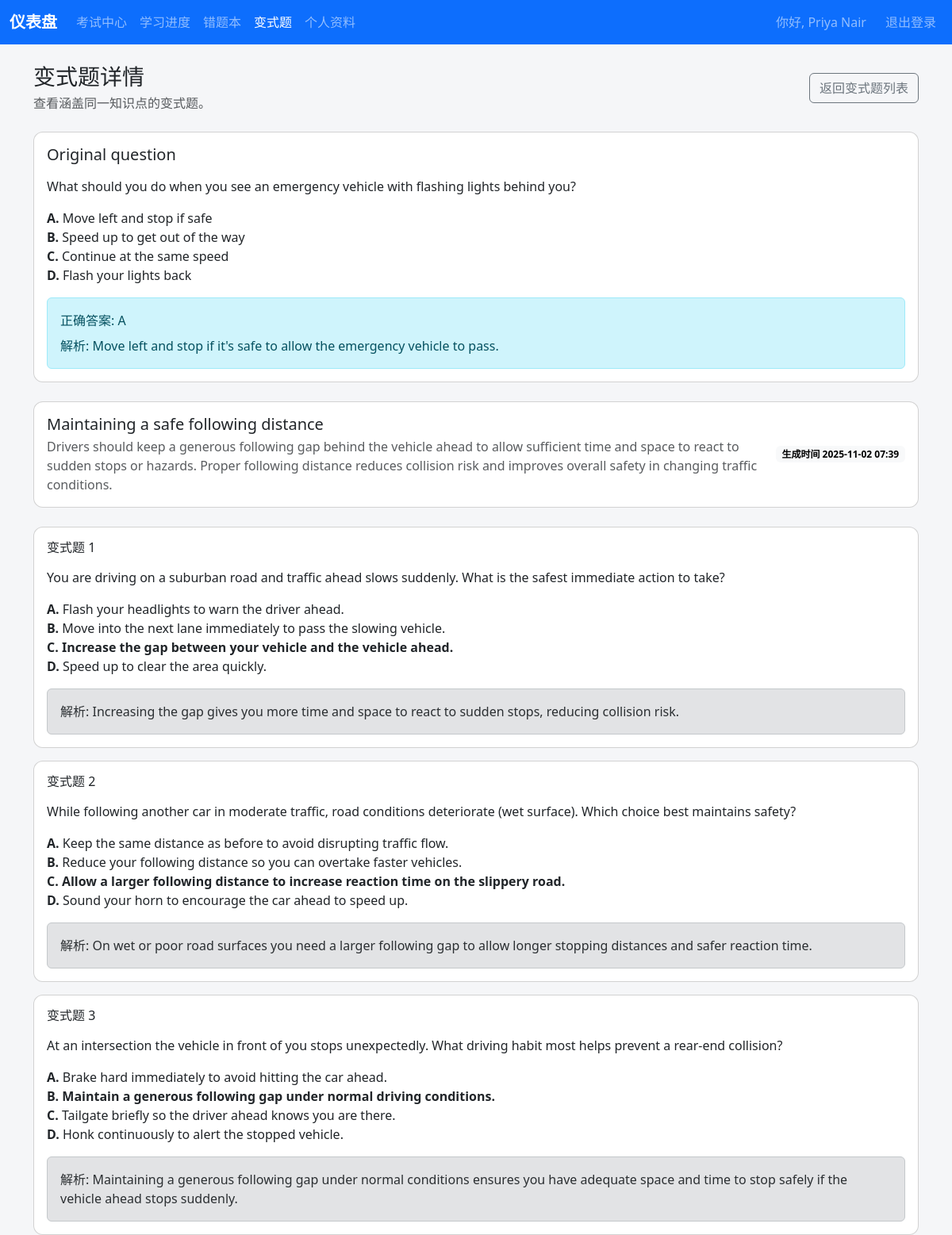
/student/variant?question=8 (signed in), run on the app's committed database.
### app/models.py (models this page shows, shortened)
class Student(UserMixin, db.Model):
    __tablename__ = "students"
    id = db.Column(db.Integer, primary_key=True)
    name = db.Column(db.String(120), nullable=False)
    email = db.Column(db.String(120), unique=True)
    mobile_number = db.Column(db.String(20), unique=True, nullable=False)
    password_hash = db.Column(db.String(255), nullable=False)
    state = db.Column(db.String(10), nullable=False)
    preferred_language = db.Column(db.String(20), nullable=False, default="ENGLISH")
    target_exam_date = db.Column(Date)
    avatar_url = db.Column(db.String(500))
    notification_push_enabled = db.Column(Boolean, nullable=False, default=True)
    notification_email_enabled = db.Column(Boolean, nullable=False, default=True)
    profile_version = db.Column(db.Integer, nullable=False, default=1)
    profile_updated_at = db.Column(
        db.DateTime, default=datetime.utcnow, onupdate=datetime.utcnow, nullable=False
    )
    last_login_at = db.Column(db.DateTime)
    assigned_coach_id = db.Column(db.Integer, db.ForeignKey("coaches.id"))
    coach = db.relationship("Coach", back_populates="students")
    mock_exam_summaries = db.relationship(
        "MockExamSummary", back_populates="student", cascade="all, delete-orphan"
    )
    bookings = db.relationship("Appointment", back_populates="student")
    exam_sessions = db.relationship(
        "StudentExamSession", back_populates="student", cascade="all, delete-orphan"
    )
    question_attempts = db.relationship(
        "QuestionAttempt", back_populates="student", cascade="all, delete-orphan"
    )
    notebook_entries = db.relationship(
        "NotebookEntry", back_populates="student", cascade="all, delete-orphan"
    )
    state_progress = db.relationship(
        "StudentStateProgress", back_populates="student", cascade="all, delete-orphan"
    )
    auth_tokens = db.relationship(
        "StudentAuthToken", back_populates="student", cascade="all, delete-orphan"
    )
    starred_questions = db.relationship(
        "StarredQuestion", back_populates="student", cascade="all, delete-orphan"
    )
    login_windows = db.relationship(
        "StudentLoginRateLimit", back_populates="student", cascade="all, delete-orphan"
    )
    variant_groups = db.relationship(
        "VariantQuestionGroup", back_populates="student", cascade="all, delete-orphan"
    )
    variant_questions = db.relationship(
        "VariantQuestion", back_populates="student", cascade="all, delete-orphan"
    )
    @property
    def is_student(self) -> bool:
        return True

class Question(db.Model):
    __tablename__ = "questions"
    id = db.Column(db.Integer, primary_key=True)
    qid = db.Column(db.String(50), nullable=False)
    prompt = db.Column(db.Text, nullable=False)
    language = db.Column(db.String(20), nullable=False, default="ENGLISH")
    state_scope = db.Column(db.String(10), nullable=False, default="ALL")
    topic = db.Column(db.String(120), nullable=False, default="general")
    option_a = db.Column(db.String(255), nullable=False, default="Option A")
    option_b = db.Column(db.String(255), nullable=False, default="Option B")
    option_c = db.Column(db.String(255), nullable=False, default="Option C")
    option_d = db.Column(db.String(255), nullable=False, default="Option D")
    correct_option = db.Column(db.String(1), nullable=False, default="A")
    explanation = db.Column(db.Text, nullable=False, default="")
    image_url = db.Column(db.String(500))
    __table_args__ = (
        UniqueConstraint(
            "qid", "state_scope", "language", name="uq_question_qid_state_language"
        ),
    )

class VariantQuestionGroup(db.Model):
    __tablename__ = "variant_question_groups"
    id = db.Column(db.Integer, primary_key=True)
    student_id = db.Column(db.Integer, db.ForeignKey("students.id"), nullable=False)
    base_question_id = db.Column(db.Integer, db.ForeignKey("questions.id"), nullable=False)
    knowledge_point_name = db.Column(db.String(255), nullable=False)
    knowledge_point_summary = db.Column(db.Text, nullable=False)
    created_at = db.Column(db.DateTime, default=datetime.utcnow, nullable=False)
    student = db.relationship("Student", back_populates="variant_groups")
    base_question = db.relationship("Question")
    variants = db.relationship(
        "VariantQuestion", back_populates="group", cascade="all, delete-orphan"
    )

class VariantQuestion(db.Model):
    __tablename__ = "variant_questions"
    id = db.Column(db.Integer, primary_key=True)
    group_id = db.Column(
        db.Integer, db.ForeignKey("variant_question_groups.id"), nullable=False
    )
    student_id = db.Column(db.Integer, db.ForeignKey("students.id"), nullable=False)
    prompt = db.Column(db.Text, nullable=False)
    option_a = db.Column(db.String(255), nullable=False)
    option_b = db.Column(db.String(255), nullable=False)
    option_c = db.Column(db.String(255), nullable=False)
    option_d = db.Column(db.String(255), nullable=False)
    correct_option = db.Column(db.String(1), nullable=False)
    explanation = db.Column(db.Text, nullable=False)
    created_at = db.Column(db.DateTime, default=datetime.utcnow, nullable=False)
    group = db.relationship("VariantQuestionGroup", back_populates="variants")
    student = db.relationship("Student", back_populates="variant_questions")

### app/student/routes.py (the view, shortened to what this page needs)
@student_bp.route("/variant")
@login_required
def variant():
    student = _current_student()
    if not student:
        return _redirect_non_students()
    raw_question_id = request.args.get("question")
    raw_group_id = request.args.get("group")
    question_id = None  # Question identifier extracted from the query string
    group_id = None  # Variant group identifier extracted from the query string
    try:
        question_id = int(raw_question_id) if raw_question_id else None
    except (TypeError, ValueError):
        question_id = None
    try:
        group_id = int(raw_group_id) if raw_group_id else None
    except (TypeError, ValueError):
        group_id = None
    if not question_id and not group_id:
        flash(_t("Select a question to generate variants."), "warning")
        return redirect(url_for("student.variant_list"))
    group = None  # VariantQuestionGroup to display on the page
    base_question = None  # Underlying question associated with the group
    generation_mode = False  # Flag indicating whether the page should show the form
    if question_id and not group:
        base_question = db.session.get(Question, question_id)
        if not base_question:
            flash(_t("The requested question does not exist."), "danger")
            return redirect(url_for("student.variant_list"))
        if not _question_accessible(base_question, student):
            flash(_t("This question is not available for your state."), "danger")
            return redirect(url_for("student.variant_list"))
        group = _existing_variant_group(student.id, base_question.id)
        if not group:
            generation_mode = True
    variant_records: list[VariantQuestion] = []  # Variants to display beneath the question
    if group and not generation_mode:
        variant_records = sorted(
            (
                variant
                for variant in group.variants
                if variant.student_id == student.id
            ),
            key=lambda item: item.created_at,
        )  # Ensure variants render chronologically and are scoped to the student
    return render_template(
        "student/variant.html",
        base_question=base_question,
        group=group,
        variants=variant_records,
        generation_mode=generation_mode,
        variant_min_count=VARIANT_MIN_COUNT,
        variant_max_count=VARIANT_MAX_COUNT,
        variant_default_count=VARIANT_DEFAULT_COUNT,
    )

### app/templates/student/variant.html (shortened to what this page needs)
{% extends "base.html" %}
{% block content %}
<div class="d-flex flex-column flex-lg-row align-items-lg-center justify-content-between gap-3 mb-4">
  <div>
    <h1 class="h3 mb-1">{{ _('Variant Question Details') }}</h1>
    <p class="text-muted mb-0">{{ _('Explore variant questions covering the same knowledge point.') }}</p>
  </div>
  <a class="btn btn-outline-secondary" href="{{ url_for('student.variant_list') }}">{{ _('Back to variant list') }}</a>
</div>
{% if not base_question %}
<div class="alert alert-warning" role="alert">{{ _('Unable to locate the base question for this request.') }}</div>
{% else %}
<div class="card mb-4">
  <div class="card-body">
    <h2 class="h5 mb-3">{{ _('Original question') }}</h2>
    <p class="mb-3">{{ base_question.prompt|safe }}</p>
    <ul class="list-unstyled">
      <li><strong>A.</strong> {{ base_question.option_a }}</li>
      <li><strong>B.</strong> {{ base_question.option_b }}</li>
      <li><strong>C.</strong> {{ base_question.option_c }}</li>
      <li><strong>D.</strong> {{ base_question.option_d }}</li>
    </ul>
    <div class="alert alert-info mb-0">
      <div>{{ _('Correct answer') }}: {{ base_question.correct_option }}</div>
      {% if base_question.explanation %}
      <div class="mt-2">{{ _('Explanation') }}: {{ base_question.explanation|safe }}</div>
      {% endif %}
    </div>
  </div>
</div>
{% if generation_mode %}
<div class="card">
  <div class="card-body">
    <h2 class="h5 mb-3">{{ _('Generate variant questions by AI') }}</h2>
    <p class="text-muted">{{ _('Select how many variants you need and let the AI draft them for you.') }}</p>
    <form
      id="variant-generate-form"
      class="row g-3"
      method="post"
      action="{{ url_for('student.variant_generate') }}"
      data-generate-url="{{ url_for('student.variant_generate') }}"
      data-question-id="{{ base_question.id }}"
    >
      <input type="hidden" name="questionId" value="{{ base_question.id }}">
      <div class="col-sm-4 col-md-3">
        <label for="variant_count" class="form-label">{{ _('Variants to generate') }}</label>
        <input
          type="number"
          id="variant_count"
          name="variantCount"
          class="form-control"
          value="{{ variant_default_count }}"
          min="{{ variant_min_count }}"
          max="{{ variant_max_count }}"
          required
        >
        <div class="form-text">
          {{ _('Allowed range') }}: {{ variant_min_count }}-{{ variant_max_count }}
        </div>
      </div>
      <div class="col-12">
        <button type="submit" class="btn btn-lg btn-primary" id="variant-generate-submit">
          {{ _('Generate variants') }}
        </button>
      </div>
    </form>
  </div>
</div>
{% elif group %}
<div class="card mb-4">
  <div class="card-body">
    <div class="d-flex flex-column flex-md-row align-items-md-center justify-content-between gap-3">
      <div>
        <h2 class="h5 mb-1">{{ group.knowledge_point_name }}</h2>
        <p class="text-muted mb-0">{{ group.knowledge_point_summary }}</p>
      </div>
      <span class="badge text-bg-light">{{ _('Generated at') }} {{ group.created_at.strftime('%Y-%m-%d %H:%M') }}</span>
    </div>
  </div>
</div>
{% if variants %}
<div class="row g-3">
  {% for variant in variants %}
  <div class="col-12">
    <div class="card h-100">
      <div class="card-body">
        <h3 class="h6 mb-3">{{ _('Variant question') }} {{ loop.index }}</h3>
        <p class="mb-3">{{ variant.prompt|safe }}</p>
        <ul class="list-unstyled mb-3">
          <li {% if variant.correct_option == 'A' %}class="fw-semibold"{% endif %}><strong>A.</strong> {{ variant.option_a }}</li>
          <li {% if variant.correct_option == 'B' %}class="fw-semibold"{% endif %}><strong>B.</strong> {{ variant.option_b }}</li>
          <li {% if variant.correct_option == 'C' %}class="fw-semibold"{% endif %}><strong>C.</strong> {{ variant.option_c }}</li>
          <li {% if variant.correct_option == 'D' %}class="fw-semibold"{% endif %}><strong>D.</strong> {{ variant.option_d }}</li>
        </ul>
        {% if variant.explanation %}
        <div class="alert alert-secondary mb-0">{{ _('Explanation') }}: {{ variant.explanation|safe }}</div>
        {% endif %}
      </div>
    </div>
  </div>
  {% endfor %}
</div>
{% else %}
<div class="alert alert-info" role="alert">
  {{ _('This variant set has no questions yet.') }}
</div>
{% endif %}
{% endif %}
{% endif %}
{% endblock %}

### app/templates/base.html (shortened to what this page needs)
<!doctype html>
<html lang="{{ 'zh-Hans' if active_language == 'CHINESE' else 'en' }}">
  <head>
    <link
      href="https://cdn.jsdelivr.net/npm/bootstrap@5.3.3/dist/css/bootstrap.min.css"
      rel="stylesheet"
    >
    <link rel="stylesheet" href="{{ url_for('static', filename='css/app.css') }}">
  </head>
  <body class="{% block body_class %}{% endblock %}">
    {% block navbar %}
    <nav class="navbar navbar-expand-lg navbar-dark bg-primary mb-4">
      <div class="container-fluid">
        {% if current_user.is_authenticated %}
          {% set is_student = current_user.is_student %}
          {% set home_endpoint = 'student.dashboard' if is_student else 'coach.dashboard' %}
        {% else %}
          {% set is_student = False %}
          {% set home_endpoint = 'coach.login' %}
        {% endif %}
        <a class="navbar-brand" href="{{ url_for(home_endpoint) }}" aria-label="{{ _('Dashboard') }}">
          {{ _('Dashboard') }}
        </a>
        <div class="collapse navbar-collapse" id="navbarNav">
          {% set endpoint = request.endpoint or '' %}
          <ul class="navbar-nav me-auto">
            {% if current_user.is_authenticated %}
              {% if is_student %}
              <li class="nav-item"><a class="nav-link {% if endpoint.startswith('student.exams') %}active{% endif %}" href="{{ url_for('student.exams') }}">{{ _('Exam centre') }}</a></li>
              <li class="nav-item"><a class="nav-link {% if endpoint == 'student.progress' %}active{% endif %}" href="{{ url_for('student.progress') }}">{{ _('Progress') }}</a></li>
              <li class="nav-item"><a class="nav-link " href="{{ url_for('student.notebook') }}">{{ _('Notebook') }}</a></li>
              <li class="nav-item"><a class="nav-link {% if endpoint.startswith('student.variant') %}active{% endif %}" href="{{ url_for('student.variant_list') }}">{{ _('Variant questions') }}</a></li>
              <li class="nav-item"><a class="nav-link {% if endpoint.startswith('student.profile') %}active{% endif %}" href="{{ url_for('student.profile') }}">{{ _('Profile') }}</a></li>
              {% endif %}
            {% endif %}
          </ul>
          <ul class="navbar-nav ms-auto align-items-center gap-3">
            {% if current_user.is_authenticated %}
            <li class="nav-item d-flex align-items-center gap-2">
              <span class="navbar-text">{{ _('Hi') }}, {{ current_user.name }}</span>
            </li>
            <li class="nav-item"><a class="nav-link" href="{{ url_for('coach.logout') }}">{{ _('Logout') }}</a></li>
            {% endif %}
          </ul>
        </div>
      </div>
    </nav>
    {% endblock %}
    <main class="{% block main_class %}container{% endblock %}">
      {% block content %}{% endblock %}
    </main>
  </body>
</html>

### data on the page
Student: name "Priya Nair"
Question: prompt "What should you do when you see an emergency vehicle with flashing lights behind you?", option_a "Move left and stop if safe", option_b "Speed up to get out of the way", option_c "Continue at the same speed", option_d "Flash your lights back", correct_option "A", explanation "Move left and stop if it's safe to allow the emergency vehicle to pass."
VariantQuestionGroup: knowledge_point_name "Maintaining a safe following distance", knowledge_point_summary "Drivers should keep a generous following gap behind the vehicle ahead to allow sufficient time and space to react to sudden stops or hazards. Proper following distance reduces collision risk and improves overall safety in changing traffic conditions.", created_at "2025-11-02 07:39"
VariantQuestion: prompt "You are driving on a suburban road and traffic ahead slows suddenly. What is the safest immediate action to take?", option_a "Flash your headlights to warn the driver ahead.", option_b "Move into the next lane immediately to pass the slowing vehicle.", option_c "Increase the gap between your vehicle and the vehicle ahead.", option_d "Speed up to clear the area quickly.", explanation "Increasing the gap gives you more time and space to react to sudden stops, reducing collision risk."
VariantQuestion: prompt "While following another car in moderate traffic, road conditions deteriorate (wet surface). Which choice best maintains safety?", option_a "Keep the same distance as before to avoid disrupting traffic flow.", option_b "Reduce your following distance so you can overtake faster vehicles.", option_c "Allow a larger following distance to increase reaction time on the slippery road.", option_d "Sound your horn to encourage the car ahead to speed up.", explanation "On wet or poor road surfaces you need a larger following gap to allow longer stopping distances and safer reaction time."
VariantQuestion: prompt "At an intersection the vehicle in front of you stops unexpectedly. What driving habit most helps prevent a rear-end collision?", option_a "Brake hard immediately to avoid hitting the car ahead.", option_b "Maintain a generous following gap under normal driving conditions.", option_c "Tailgate briefly so the driver ahead knows you are there.", option_d "Honk continuously to alert the stopped vehicle.", explanation "Maintaining a generous following gap under normal conditions ensures you have adequate space and time to stop safely if the vehicle ahead stops suddenly."
